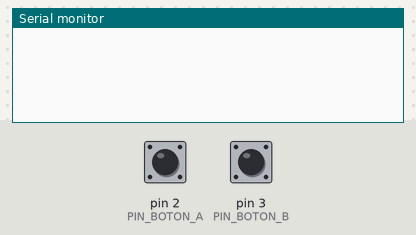
This sketch was run on a simulated Arduino Uno, built with avr-gcc and run on an emulated ATmega328P. Parts: the last lines printed to the serial monitor. The test bench sets the inputs (shaded band); at power-on: pin 2 (PIN_BOTON_A) HIGH, pin 3 (PIN_BOTON_B) HIGH.

Above: at 1.2 s.
1.3 s: pin 2 (PIN_BOTON_A) pulled LOW for 0.15 s
At 2.0 s:
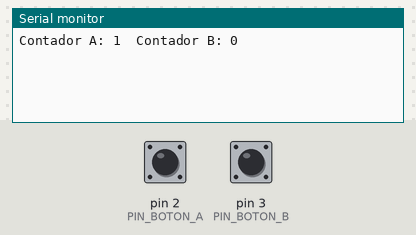
2.9 s: pin 3 (PIN_BOTON_B) pulled LOW for 0.15 s
At 4.0 s:
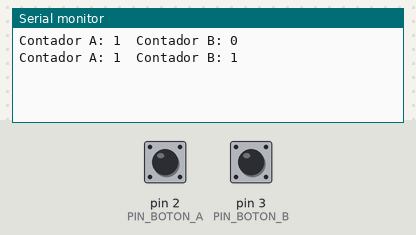
4.5 s: pin 2 (PIN_BOTON_A) pulled LOW for 1 s
At 5.8 s:
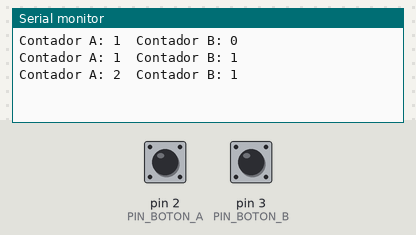
7.0 s: pin 3 (PIN_BOTON_B) pulled LOW for 1 s
At 8.5 s:
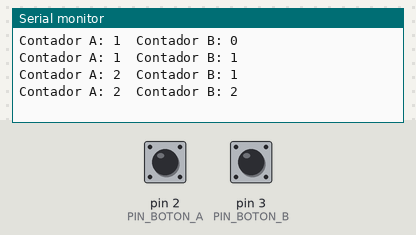
Timing chart, 0 to 10.0 s (numbered marks = the images above; inputs shaded):
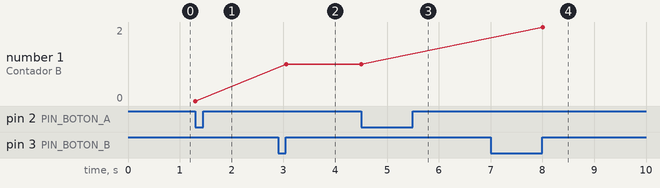

Measured:
- after the input at 1.3 s, the serial monitor: prints a new line at once (image 1)
- after the input at 2.9 s, the serial monitor: prints a new line after 0.15 s (image 2)
- after the input at 4.5 s, the serial monitor: prints a new line at once (image 3)
- after the input at 7.0 s, the serial monitor: prints a new line after 1.0 s (image 4)

The sketch:

Ejercicio03-Enrique.ino
```cpp
#define PIN_BOTON_A 2
#define PIN_BOTON_B 3

//Variables globales
int pulsos_a = 0;
int pulsos_b = 0;
boolean anterior_a;
boolean anterior_b;

void setup() {
  Serial.begin(9600);
  pinMode(PIN_BOTON_A, INPUT_PULLUP);
  pinMode(PIN_BOTON_B, INPUT);

  anterior_a = digitalRead(PIN_BOTON_A);
  anterior_b = digitalRead(PIN_BOTON_B);
}

void loop() {
  boolean estado_a = digitalRead(PIN_BOTON_A);
  boolean estado_b = digitalRead(PIN_BOTON_B);

  if (anterior_a != estado_a) {
    if (estado_a == LOW) {  //flanco descendente pull-up
      pulsos_a++;
      imprimePulsaciones();
    }
  }

  if (anterior_b != estado_b) {
    if (estado_b == HIGH) {  //flanco ascendente pull-down
      pulsos_b++;
      imprimePulsaciones();
    }
  }
  anterior_a = estado_a;
  anterior_b = estado_b;
  delay(50); //Evitar rebotes
}

void imprimePulsaciones() {
  Serial.println("Contador A: " + (String)pulsos_a + "\tContador B: " + (String)pulsos_b);
}
```
